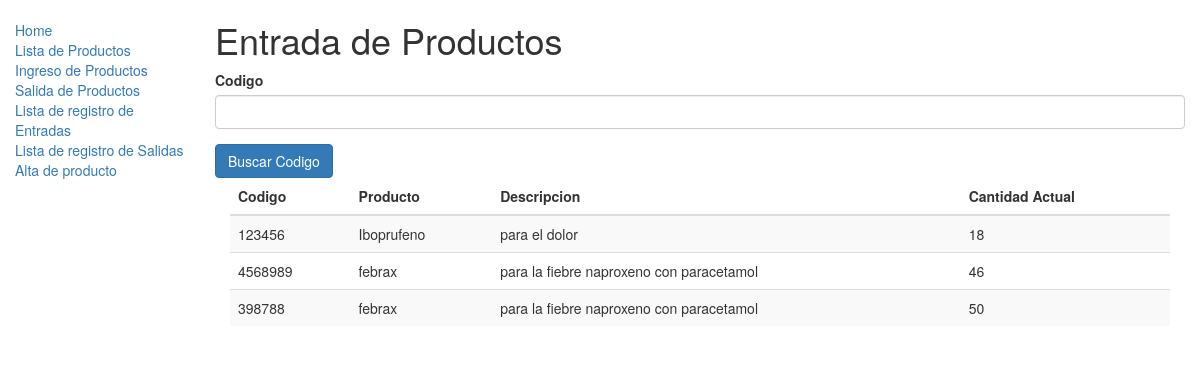
The page /almacen/entrada/ on the database as committed earlier.
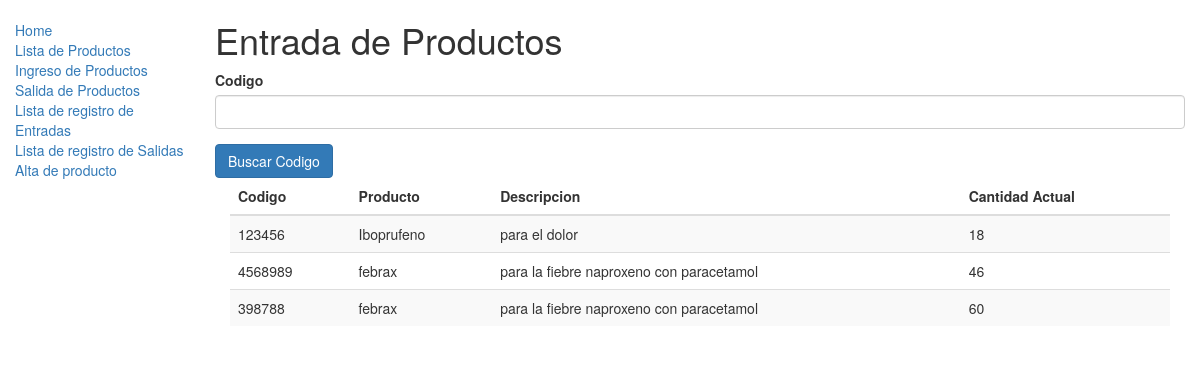
The same page on the database as committed later.
### almacen/models.py (models this page shows, shortened)
class Inventario(models.Model):
    producto=models.ForeignKey('Producto', on_delete=models.CASCADE, null=True)
    cantidad=models.IntegerField(default=0)
    codigob = models.CharField(max_length=200)

class Producto(models.Model):
    id = models.UUIDField(primary_key=True, default=uuid.uuid4, help_text="ID único para este libro particular en toda la biblioteca")
    nombre = models.CharField(max_length=200)
    descripcion = models.TextField(max_length=1000,  help_text="Ingrese una breve descripción del producto")
    minimo = models.IntegerField(default=0)
    maximo = models.IntegerField(default=0)

### almacen/views.py (the view)
def EntradaView(request):
    form = BuscarCodigoForm()
    inventarios=Inventario.objects.select_related('producto')
    return render(request,"entrada.html",{"form":form,"inventarios":inventarios})

### almacen/forms.py
class BuscarCodigoForm(forms.Form):
    codigo = forms.CharField(max_length=140, required=True, help_text="Ingrese Codigo de barra de producto")
    def __init__(self,*args, **kwargs):
        super(BuscarCodigoForm, self).__init__(*args, **kwargs)
        for name in self.fields.keys():
            self.fields[name].widget.attrs.update({
                'class':'form-control',
            })
    class Meta:
        model=Inventario
        fields=("__all__")

### almacen/templates/entrada.html (shortened to what this page needs)
{% extends "base_generic.html" %}
{% block content %}
<h1>Entrada de Productos</h1>
<div class="container-fluid">
    <form method="POST" id="entrada-form" action="{% url 'buscar' %}">
        <div class="row">
            {% for field in form %}
            <div class="form-group col-4">
                <label class="col-12">{{ field.label }}</label>
                {{ field }}
            </div>
            {% endfor %}
            <input type="submit" class="btn btn-primary" value="Buscar Codigo" />
        </div>
    </form>
</div>
<div class="container-fluid">
    <table class="table table-striped table-sm" id="my_entrada">
        <thead>
            <tr>
                <th>Codigo</th>
                <th>Producto</th>
                <th>Descripcion</th>
                <th>Cantidad Actual</th>
            </tr>
        </thead>
        <tbody id="my_registro">
            {% for inventario in inventarios %}
            <tr>
                <td>{{inventario.codigob}}</td>
                <td>{{inventario.producto.nombre}}</td>
                <td>{{inventario.producto.descripcion}}</td>
                <td>{{inventario.cantidad}}</td>
            </tr>
            {% endfor %}
        </tbody>
    </table>
</div>
{% endblock %}

Rows that differ between the two databases and show on the page:
changed Inventario (number 3 of 3 on the later page): cantidad "50" → "60"
